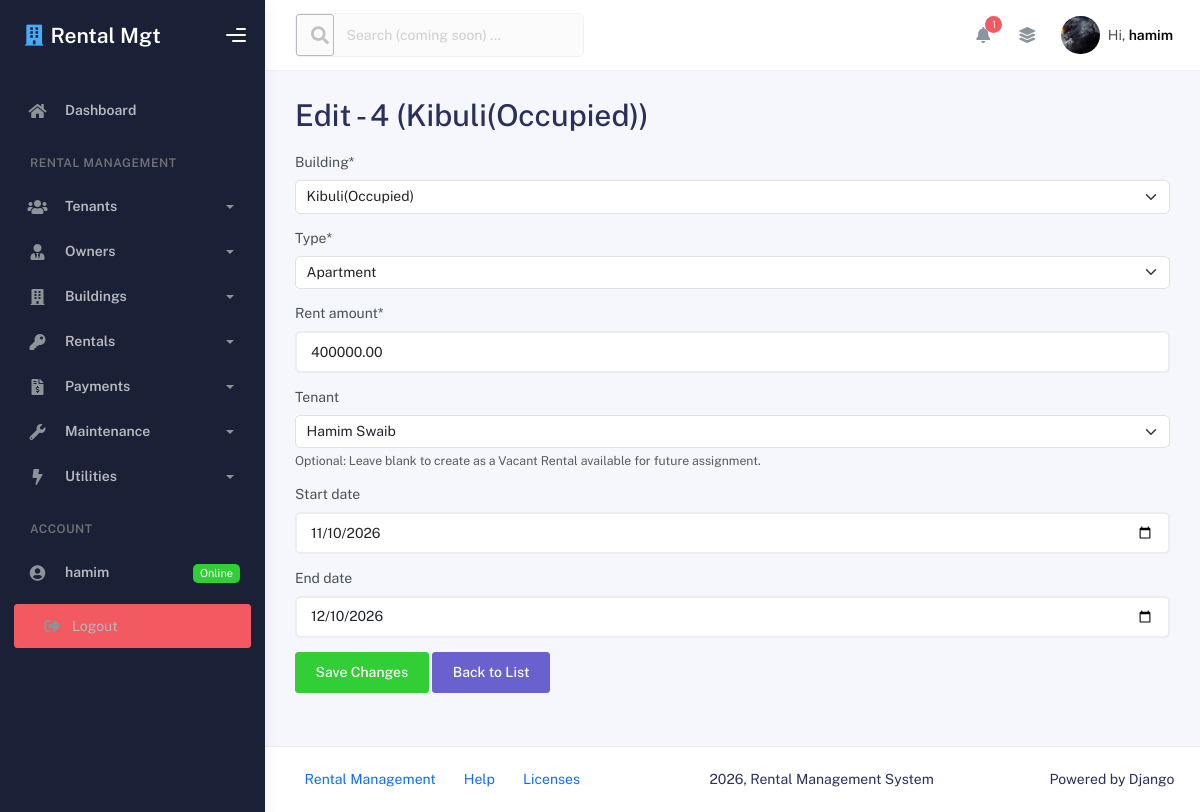
Screenshot of /edit_rental/4/ (signed in) with the database file from the repository.
### App/models.py (models this page shows, shortened)
class Rental(models.Model):
    STATUS_CHOICES = [
        ('V', 'Vacant'),
        ('O', 'Occupied'),
    ]
    TYPE_OPTIONS = [
        ('H','House'),
        ('A','Apartment')
    ]
    building = models.ForeignKey(Building, on_delete=models.CASCADE)
    tenant = models.ForeignKey(Tenant, on_delete=models.CASCADE, null=True, blank=True)
    start_date = models.DateField(null=True, blank=True)
    end_date = models.DateField(null=True, blank=True)
    rent_amount = models.DecimalField(max_digits=10, decimal_places=2)
    type = models.CharField(max_length=2, choices=TYPE_OPTIONS)
    status = models.CharField(max_length=2, choices=STATUS_CHOICES, default='V')

class Building(models.Model):
    STATUS_OPTIONS = [
        ('O','Occupied'),
        ('V','Vacant')
    ]
    address = models.CharField(max_length=100)
    status = models.CharField(max_length=2, choices=STATUS_OPTIONS)
    owner = models.ForeignKey(Owner, on_delete=models.CASCADE)
    def __str__(self):
        return f"{self.address}({self.get_status_display()})"

### App/views.py (the view)
    @login_required
    def _wrapped_view(req, *args, **kwargs):
        if not (req.user.is_staff or req.user.is_superuser):
            return redirect('tenant_dashboard_page')
        return view_func(req, *args, **kwargs)

### App/forms.py
class RentalForm(ModelForm):
    class Meta:
        model = Rental
        fields = ['building', 'type', 'rent_amount', 'tenant', 'start_date', 'end_date']
        widgets = {
            'start_date': forms.DateInput(attrs={'type': 'date'}),
            'end_date': forms.DateInput(attrs={'type': 'date'}),
        }
        help_texts = {
            'tenant': 'Optional: Leave blank to create as a Vacant Rental available for future assignment.',
        }

### App/context_processors.py (called while the page is built)
def admin_notifications_processor(request):
    if not request.user.is_authenticated:
        return {}
    is_admin = request.user.is_staff or request.user.is_superuser
    context = {
        'is_admin': is_admin,
    }
    if is_admin:
        pending_requests = Maintenance.objects.filter(status='Pending').select_related(
            'rental__tenant', 'rental__building'
        ).order_by('-id')
        context['admin_notifications'] = pending_requests[:10]
        context['admin_notifications_count'] = pending_requests.count()
    else:
        tenant = getattr(request.user, 'tenant_profile', None)
        if not tenant:
            tenant = Tenant.objects.filter(email__iexact=request.user.email).first()
        context['tenant_profile'] = tenant
    return context

### App/models.py (called while the page is built)
    def __str__(self):
        return f"{self.first_name} {self.last_name}"

### App/views.py (called while the page is built)
def admin_required(view_func):
    @login_required
    def _wrapped_view(req, *args, **kwargs):
        if not (req.user.is_staff or req.user.is_superuser):
            return redirect('tenant_dashboard_page')
        return view_func(req, *args, **kwargs)
    return _wrapped_view

@admin_required
def edit_rental_view(req, rental_id):
    rental = get_object_or_404(Rental, id=rental_id)
    message = None
    if req.method == "POST":
        rental_form = RentalForm(req.POST, instance=rental)
        if rental_form.is_valid():
            rental_form.save()
            messages.success(req, "Changes saved successfully!")
            return redirect('rental_list_page')
        else:
            message = "Form has Invalid data"
    else:
        rental_form = RentalForm(instance=rental)
    context = {'form': rental_form, 'rental': rental, 'msg': message}
    return render(req, "edit_rental.html", context)

### App/templates/edit_rental.html (shortened to what this page needs)
{% extends 'base.html' %}
{% load crispy_forms_tags %}
{% block content %}
    <h1>Edit - {{ rental.id }} ({{ rental.building }})</h1>
    <form method="POST" class="mt-3">
        {{ form|crispy }}
        <input type="submit" value="Save Changes" class="btn btn-success">
        <a href="{% url 'rental_list_page' %}" class="btn btn-secondary">Back to List</a>
    </form>
{% endblock content %}

### App/templates/base.html (shortened to what this page needs)
{% load static %}
<!DOCTYPE html>
<html lang="en">
<head>
    <link rel="stylesheet" href="{% static 'assets/css/bootstrap.min.css' %}" />
    <link rel="stylesheet" href="{% static 'assets/css/plugins.min.css' %}" />
    <link rel="stylesheet" href="{% static 'assets/css/kaiadmin.min.css' %}" />
</head>
<body>
    <div class="wrapper">
      <div class="sidebar" data-background-color="dark">
        <div class="sidebar-logo">
          <div class="logo-header" data-background-color="dark">
            <a href="{% url 'index_page' %}" class="logo text-white text-decoration-none d-flex align-items-center">
              <i class="fas fa-building text-info me-2 fs-4"></i>
              <span class="fw-bold fs-4 text-white">Rental Mgt</span>
            </a>
            <div class="nav-toggle">
              <button class="btn btn-toggle toggle-sidebar">
                <i class="gg-menu-right"></i>
              </button>
            </div>
          </div>
        </div>
        <div class="sidebar-wrapper scrollbar scrollbar-inner">
          <div class="sidebar-content">
            <ul class="nav nav-secondary">
              <li class="nav-item">
                <a href="{% url 'index_page' %}">
                  <i class="fas fa-home"></i>
                  <p>Dashboard</p>
                </a>
              </li>
              <li class="nav-section">
                <h4 class="text-section">Rental Management</h4>
              </li>
              <li class="nav-item">
                <a data-bs-toggle="collapse" href="#tenantsMenu">
                  <i class="fas fa-users"></i>
                  <p>Tenants</p>
                  <span class="caret"></span>
                </a>
              </li>
              <li class="nav-item">
                <a data-bs-toggle="collapse" href="#ownersMenu">
                  <i class="fas fa-user-tie"></i>
                  <p>Owners</p>
                  <span class="caret"></span>
                </a>
              </li>
              <li class="nav-item">
                <a data-bs-toggle="collapse" href="#buildingsMenu">
                  <i class="fas fa-building"></i>
                  <p>Buildings</p>
                  <span class="caret"></span>
                </a>
              </li>
              <li class="nav-item">
                <a data-bs-toggle="collapse" href="#rentalsMenu">
                  <i class="fas fa-key"></i>
                  <p>Rentals</p>
                  <span class="caret"></span>
                </a>
              </li>
              <li class="nav-item">
                <a data-bs-toggle="collapse" href="#paymentsMenu">
                  <i class="fas fa-file-invoice-dollar"></i>
                  <p>Payments</p>
                  <span class="caret"></span>
                </a>
              </li>
              <li class="nav-item">
                <a data-bs-toggle="collapse" href="#maintenanceMenu">
                  <i class="fas fa-wrench"></i>
                  <p>Maintenance</p>
                  <span class="caret"></span>
                </a>
              </li>
              <li class="nav-item">
                <a data-bs-toggle="collapse" href="#utilitiesMenu">
                  <i class="fas fa-bolt"></i>
                  <p>Utilities</p>
                  <span class="caret"></span>
                </a>
              </li>
              <li class="nav-section">
                <h4 class="text-section">Account</h4>
              </li>
              {% if user.is_authenticated %}
                <li class="nav-item">
                  <a href="#">
                    <i class="fas fa-user-circle"></i>
                    <p>{{ user.username }}</p>
                    <span class="badge badge-success">Online</span>
                  </a>
                </li>
                <li class="nav-item px-3 py-2">
                  <a href="{% url 'logout' %}" class="btn btn-danger btn-sm w-100 text-start text-white text-decoration-none">
                    <i class="fas fa-sign-out-alt me-2"></i> Logout
                  </a>
                </li>
              {% endif %}
            </ul>
          </div>
        </div>
      </div>
      <div class="main-panel">
        <div class="main-header">
          <nav
            class="navbar navbar-header navbar-header-transparent navbar-expand-lg border-bottom"
          >
            <div class="container-fluid">
              <nav
                class="navbar navbar-header-left navbar-expand-lg navbar-form nav-search p-0 d-none d-lg-flex"
              >
                <div class="input-group opacity-50" title="Search coming soon">
                  <div class="input-group-prepend">
                    <button type="button" class="btn btn-search pe-1" disabled>
                      <i class="fa fa-search search-icon"></i>
                    </button>
                  </div>
                  <input
                    type="text"
                    placeholder="Search (coming soon) ..."
                    class="form-control"
                    disabled
                  />
                </div>
              </nav>
              <ul class="navbar-nav topbar-nav ms-md-auto align-items-center">
                <li class="nav-item topbar-icon dropdown hidden-caret">
                  <a
                    class="nav-link dropdown-toggle"
                    href="#"
                    id="notifDropdown"
                    role="button"
                    data-bs-toggle="dropdown"
                    aria-haspopup="true"
                    aria-expanded="false"
                  >
                    <i class="fa fa-bell"></i>
                    {% if admin_notifications_count > 0 %}
                      <span class="notification bg-danger">{{ admin_notifications_count }}</span>
                    {% endif %}
                  </a>
                </li>
                <li class="nav-item topbar-icon dropdown hidden-caret">
                  <a
                    class="nav-link"
                    data-bs-toggle="dropdown"
                    href="#"
                    aria-expanded="false"
                  >
                    <i class="fas fa-layer-group"></i>
                  </a>
                </li>
                <li class="nav-item topbar-user dropdown hidden-caret">
                  <a
                    class="dropdown-toggle profile-pic"
                    data-bs-toggle="dropdown"
                    href="#"
                    aria-expanded="false"
                  >
                    <div class="avatar-sm">
                      <img
                        src="{% static 'assets/img/halo pic 1.jpg' %}"
                        alt="..."
                        class="avatar-img rounded-circle"
                      />
                    </div>
                    <span class="profile-username">
                      <span class="op-7">Hi,</span>
                      <span class="fw-bold">{{ user.username|default:"Guest" }}</span>
                    </span>
                  </a>
                </li>
              </ul>
            </div>
          </nav>
        </div>
        <div class="container">
          <div class="page-inner">
            {% block content %}
            {% endblock content %}
          </div>
        </div>
        <footer class="footer">
          <div class="container-fluid d-flex justify-content-between">
            <nav class="pull-left">
              <ul class="nav">
                <li class="nav-item">
                  <a class="nav-link" href="{% url 'index_page' %}">
                    Rental Management
                  </a>
                </li>
                <li class="nav-item">
                  <a class="nav-link" href="#"> Help </a>
                </li>
                <li class="nav-item">
                  <a class="nav-link" href="#"> Licenses </a>
                </li>
              </ul>
            </nav>
            <div class="copyright">
              2026, Rental Management System
            </div>
            <div>
              Powered by Django
            </div>
          </div>
        </footer>
      </div>
    </div>
</body>
</html>

### rows the page displays
Rental: id "4", building "Kibuli(Occupied)", type "Apartment", rent_amount "400000.00", tenant "Hamim Swaib", start_date "11/10/2026", end_date "12/10/2026"

### other values shown
{{ user.username }} "hamim"
{{ admin_notifications_count }} "1"
{{ user.username|default:"Guest" }} "hamim"
